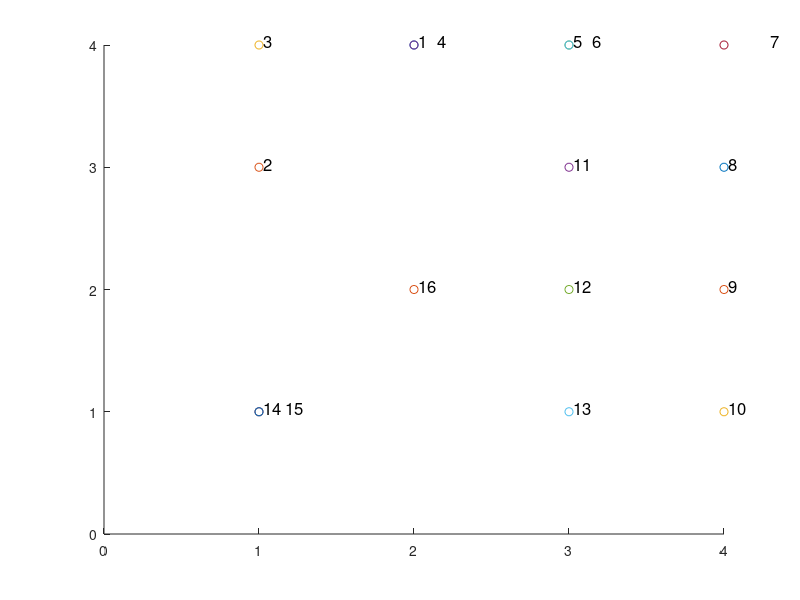

Write the MATLAB code that produced this figure.
%description of the data: M(i,j) = attribute i, animal j   
%i=1:13

%j=1:16
%Dove 	 
%Hen 	 
%Duck 	 
%Goose 	 
%Owl 	 
%Hawk 	 
%Eagle 	 
%Fox 	 
%Dog 	 
%Wolf 	 
%Cat 	 
%Tiger 	 
%Lion 	 
%Horse 	 
%Zebra 	 
%Cow

%rows: 
%small size
%medium size
%large size
%2 legs
%4 legs
%hair
%hooves
%mane
%feathers
%hunts
%runs
%flys
%swims

%the number one indicates that animal j possesses attribute i and zero indicates it does not.

X = [1 	1 	1 	1 	1 	1 	0 	0 	0 	0 	1 	0 	0 	0 	0 	0;
0 	0 	0 	0 	0 	0 	1 	1 	1 	1 	0 	0 	0 	0 	0 	0;
0 	0 	0 	0 	0 	0 	0 	0 	0 	0 	0 	1 	1 	1 	1 	1;
1 	1 	1 	1 	1 	1 	1 	0 	0 	0 	0 	0 	0 	0 	0 	0;
0 	0 	0 	0 	0 	0 	0 	1 	1 	1 	1 	1 	1 	1 	1 	1;
0 	0 	0 	0 	0 	0 	0 	1 	1 	1 	1 	1 	1 	1 	1 	1;
0 	0 	0 	0 	0 	0 	0 	0 	0 	0 	0 	0 	0 	1 	1 	1;
0 	0 	0 	0 	0 	0 	0 	0 	0 	1 	0 	0 	1 	1 	1 	0;
1 	1 	1 	1 	1 	1 	1 	0 	0 	0 	0 	0 	0 	0 	0 	0;
0 	0 	0 	0 	1 	1 	1 	1 	0 	1 	1 	1 	1 	0 	0 	0;
0 	0 	0 	0 	0 	0 	0 	0 	1 	1 	0 	1 	1 	1 	1 	0;
1 	0 	0 	1 	1 	1 	1 	0 	0 	0 	0 	0 	0 	0 	0 	0;
0 	0 	1 	1 	0 	0 	0 	0 	0 	0 	0 	0 	0 	0 	0 	0];

p = length(X);

%Initialize centers
nCenters = 16;
C = rand(13,nCenters),0;

%Initialize index set
A = [1 1; 1 2; 1 3; 1 4; 2 1; 2 2; 2 3; 2 4; 3 1; 3 2; 3 3; 3 4; 4 1; 4 2; 4 3; 4 4;];
A = A';
%Initialize distance matrix
%Using clock metric
% for i=1:nCenters
%     for j=1:nCenters
%             D(i,j) = min(mod(A(i)-A(j),6),mod(A(j)-A(i),6));
%     end
% end

%Using euclidean metric
for i=1:nCenters
    for j=1:nCenters
            D(i,j) = norm(A(:,i)-A(:,j));
    end
end

T = 1000; %total number of times running algorithm
alpha = .9;

%initialize R (and epsilon = r)
for n = 1:T-1
    R(n) = alpha*(1-n/T);
end

for n = 1:T-1
    
    for mu=1:p
        
        %distances between centers and data point
        for k = 1:nCenters
            dist(k) = norm(C(:,k)-X(:,mu));
        end 
        
        %Determine the winning center
        %by finding the winning indices
        [M,j] = min(dist);
        
        %update centers
        for i = 1:nCenters
            h = exp(-D(i,j)^2/(R(n)^2));
            C(:,i) = C(:,i)+ R(n)*h*(X(:,mu)-C(:,i));
        end
        
    end
    
end

%visualize result (map pattern to center to index)
hold

for mu= 1:p
    
    %distances between centers and data point
    for k = 1:nCenters
        dist(k) = norm(C(:,k)-X(:,mu));
    end
    
    %Determine the winning center
    %by finding the winning indices
    [M,j] = min(dist);

    scatter(A(1,j),A(2,j))
    xlim([0 4])
    ylim([0 4])
    if mu ==15
        text(A(1,j)+.17,A(2,j)+.03,num2str(mu),'FontSize', 12)
    elseif mu == 4
        text(A(1,j)+.15,A(2,j)+.03,num2str(mu),'FontSize', 12)
    elseif mu == 7
        text(A(1,j)+.15*2,A(2,j)+.03,num2str(mu),'FontSize', 12)
    elseif mu == 6
        text(A(1,j)+.15,A(2,j)+.03,num2str(mu),'FontSize', 12)
    else
        text(A(1,j)+.03,A(2,j)+.03,num2str(mu),'FontSize', 12)
    end
    drawnow
    %pause(3)
end

